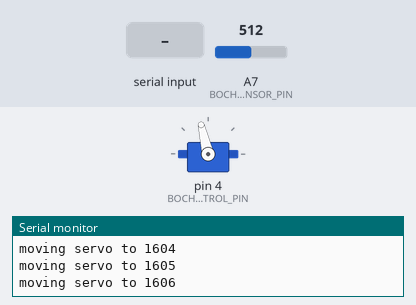
Bench run of a sketch on a simulated Teensy 4. Shown: servo, the last lines printed to the serial monitor. Inputs (shaded band) come from the test bench; at power-on: A7 (BOCHNA1_HASAMA_SENSOR_PIN) = 512.

Above: at 1.2 s.
1.3 s: "90,45\n" received over Serial
4.3 s: "30,150\n" received over Serial
At 6.6 s:
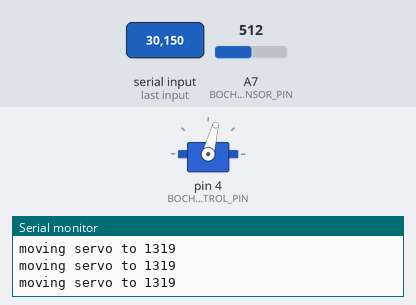
7.3 s: "90\n" received over Serial
At 10.0 s:
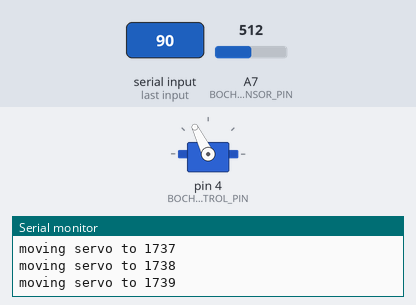
10.3 s: "200\n" received over Serial
At 20.9 s:
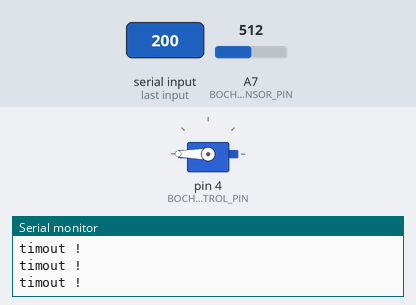
Timing chart, 0 to 22.4 s (numbered marks = the images above; inputs shaded):
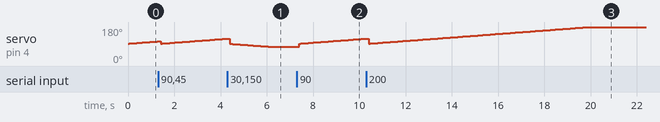

Measured:
- after the input at 7.3 s, servo on pin 4 (BOCHNA1_HASAMA_CONTROL_PIN): moves from 75° to 119° over 2.9 s, starting after 0.11 s

The sketch:

motor_drivers_test.ino
```cpp
#include "LinearActuator.h"
#include "configuration.hpp"
// Create an instance of LinearActuator
LinearActuator myactuator(BOCHNA1_HASAMA_CONTROL_PIN, BOCHNA1_HASAMA_SENSOR_PIN);

void setup() {
  // Call the setup method on the actuator instance
  Serial.begin(9600);
  myactuator.setup();
  myactuator.setTarget(100, 0, 10000);
  Serial.printf("starting\n");
}

int nextpos = 0;
void loop() {
  // Call the update method on the actuator instance
  if (Serial.available()) {
    nextpos = Serial.readStringUntil('\n').toInt();
    Serial.printf("next pos:  %d\n", nextpos);
    delay(100);
    myactuator.setTarget(nextpos, 0, 10000);
  }

  myactuator.update();
  delay(10);
}
```

configuration.hpp
```cpp
/* PINS SETUP */

//communications
//byte mac[] = {0x04, 0xE9, 0xE5, 0x14, 0x34, 0xB4}; //TODO: Check valid MAC (Depending on teensy) 80
//IPAddress ip(100, 22, 13, 59);
//ConnectionPort = 1234;

//Targonel
#define BOCHNA1_TARGONEL_CONTROL_PIN 2
#define BOCHNA1_TARGONEL_SENSOR_PIN A16 //pin 40

#define BOCHNA2_TARGONEL_CONTROL_PIN 28
#define BOCHNA2_TARGONEL_SENSOR_PIN A15 //pin 39

#define SERVO_TARGONEL_CONTROL_PIN 3

//Hasama
#define BOCHNA1_HASAMA_CONTROL_PIN 4
#define BOCHNA1_HASAMA_SENSOR_PIN A7 //pin 21

#define BOCHNA2_HASAMA_CONTROL_PIN 5
#define BOCHNA2_HASAMA_SENSOR_PIN A6 //pin 20

//Grifa - DC brushed motor
#define GRIFA_DIR1_CONTROL_PIN 19
#define GRIFA_DIR2_CONTROL_PIN 20
#define GRIFA_SPEED_CONTROL_PIN 8

#define SERVO_MAGLESHA_CONTROL_PIN 37

#define SERVO_NEITZA_CONTROL_PIN 36

#define SWITCH1_SENSOR_PIN A13
#define SWITCH2_SENSOR_PIN A12

/*Constant Definitions*/
#define TEENSY_MAX_INPUT_VAL 1023
#define TEENSY_MIN_INPUT_VAL 0
#define MAX_PWM_VAL 2000
#define MIN_PWM_VAL 1000
const int grifa_speed = 5;
/**********************/
```

Actuator.cpp
```cpp
#include "Actuator.h"

void Actuator::setTarget(int targetPos, int speed, unsigned long timeout) {
  this->targetPos = targetPos;
  stepDuration = 1000 / constrain(speed, 1, 1000);  // for when speed is in steps per seconds. can be multiplied by ticks per rotation to get rot/second

  timeoutTime = millis() + timeout;
  onSetTarget();
  state = RUNNING;
}

void Actuator::update() {
  if (millis() >= timeoutTime) {
    Serial.printf("timout !\n");
    state = TIMEOUT;
    onTimeoutReached();
  } else {
    onUpdate();
  }
}

ActuatorState Actuator::getState() {
  return state;
}
```

Actuator.h
```cpp
#ifndef ACTUATOR_h
#define ACTUATOR_h

#include <Arduino.h>

enum ActuatorState
{
  RUNNING,
  SUCCESS,
  FAILURE,
  TIMEOUT
};

class Actuator
{
protected:
  ActuatorState state;
  virtual void onUpdate() = 0;
  virtual void onTimeoutReached() = 0;
  virtual void onSetTarget() = 0;
  int targetPos;
  int stepDuration;
  unsigned long timeoutTime;

public:
  void setup(); // Pure virtual function
  void setTarget(int target, int speed, unsigned long timeout);
  ActuatorState getState();
  void update(); // Pure virtual function
};

#endif
```

DrvControl.cpp
```cpp
//#include "DrvControl.h"
//
//DrvControl::DrvControl(int pin, unsigned long timeout) : Actuator(pin, timeout) {
//}
//
//void DrvControl::setup() {
// // Set up the pin as an output
// pinMode(pin, OUTPUT);
//}
//
//void DrvControl::update() {
// // Control the actuator based on the target value and the current time
// if (target > 50) {
//   digitalWrite(pin, HIGH);
// } else {
//   digitalWrite(pin, LOW);
// }
//}
```

DualLinearActuator.cpp
```cpp
//// DualLinearActuator.cpp
//#include "DualLinearActuator.h"
//
//DualLinearActuator::DualLinearActuator(int pin1, int potPin1, int pin2, int potPin2, unsigned long timeout, int offset)
//  : actuator1(pin1, potPin1, timeout), actuator2(pin2, potPin2, timeout), offset(offset) {
//}
//
//void DualLinearActuator::setup() {
// actuator1.setup();
// actuator2.setup();
//}
//
//void DualLinearActuator::update() {
// actuator1.update();
// actuator2.update();
//
// int pos1 = actuator1.get_position();
// int pos2 = actuator2.get_position();
//
// if (abs(pos1 - pos2) > offset) {
//  // Handle the case where the positions are not within the acceptable offset
// }
//}
```

LinearActuator.cpp
```cpp
#include "LinearActuator.h"

LinearActuator::LinearActuator(int pin, int potPin) {
  this->pin = pin;
  this->potPin = potPin;
  this->servo = Servo();
}

void LinearActuator::setup() {
  servo.attach(pin);  // Attach the Servo object to the pin
  pinMode(potPin, INPUT);
}

void LinearActuator::onSetTarget() {
  servoOutputVal = getServoPosMicroSeconds();
  servoGoalMicroseconds = map(targetPos, 0, 100, SERVO_TO_POT_RANGE[0][0], SERVO_TO_POT_RANGE[0][1]);
  moveDirection = servoGoalMicroseconds > servoOutputVal ? 1 : -1;
}

// Update the actuator's state and position
void LinearActuator::onUpdate() {
  if (millis() >= timeForNextActuatorStep) {
    timeForNextActuatorStep = millis() + stepDuration;

    bool keepAdjustingOutput = moveDirection > 0 ? (servoOutputVal <= servoGoalMicroseconds) : (servoOutputVal >= servoGoalMicroseconds);
    if (keepAdjustingOutput)
      servoOutputVal += moveDirection * SERVO_STEP_SIZE;
  }

  if (servoReachedGoal())
    state = SUCCESS;
  else{
    servo.writeMicroseconds(servoOutputVal);
    Serial.printf("moving servo to %d\n", servoOutputVal);
  }
}

void LinearActuator::onTimeoutReached() {
  servo.detach();
}


int LinearActuator::getServoPosMicroSeconds() {
  return map(analogRead(potPin),
             SERVO_TO_POT_RANGE[1][0], SERVO_TO_POT_RANGE[1][1],
             SERVO_TO_POT_RANGE[0][0], SERVO_TO_POT_RANGE[0][1]);
}

// Check if the servo has reached its goal position
bool LinearActuator::servoReachedGoal() {
  return abs(servoGoalMicroseconds - getServoPosMicroSeconds()) < SERVO_GOAL_THRSHLD_MICROS;
}
```

LinearActuator.h
```cpp
#ifndef LINEARACTUATOR_h
#define LINEARACTUATOR_h

#include "Actuator.h"
#include <Servo.h>

class LinearActuator : public Actuator {

private:
  const int SERVO_TO_POT_RANGE[2][2] = { { 1050, 1950 }, { 90, 950 } };  // maps to int : 0 - 100
  const int SERVO_GOAL_THRSHLD_MICROS = 15;
  int SERVO_STEP_SIZE = 1;
  int moveDirection = 0;

  Servo servo;
  int potPin;
  int pin;
  int servoOutputVal;
  int servoGoalMicroseconds;

  unsigned long timeForNextActuatorStep;
  int stepDuration;

  bool servoReachedGoal();
  int getServoPosMicroSeconds();

  void onUpdate();
  void onSetTarget();
  void onTimeoutReached();

public:
  void setup();
  LinearActuator(int pin, int potPin);
};

#endif
```
